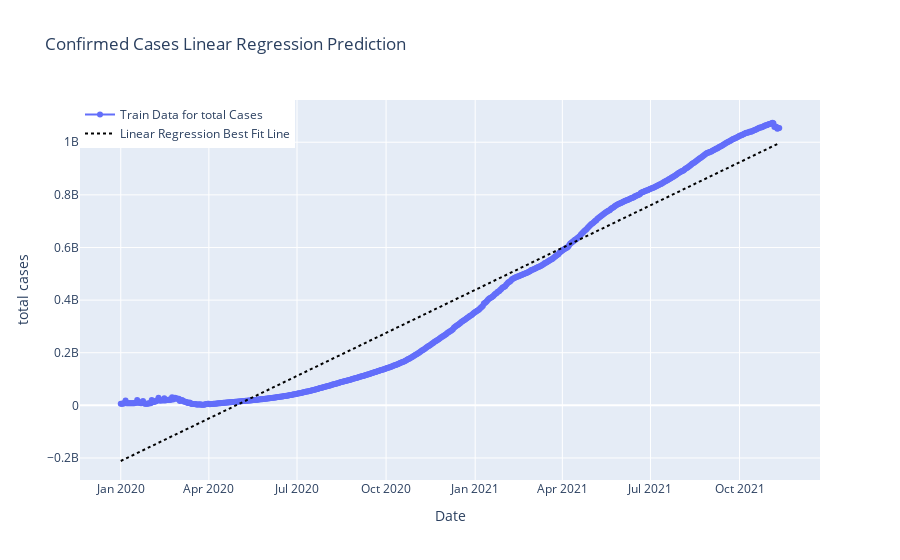

Notebook code cell kept with this figure:
### Code cell
plt.figure(figsize=(11,6))
prediction_linreg=lin_reg.predict(np.array(datewise["Days Since"]).reshape(-1,1))
linreg_output=[]
for i in range(prediction_linreg.shape[0]):
    linreg_output.append(prediction_linreg[i][0])

fig=go.Figure()
fig.add_trace(go.Scatter(x=datewise.index, y=datewise["total_cases"],
                    mode='lines+markers',name="Train Data for total Cases"))
fig.add_trace(go.Scatter(x=datewise.index, y=linreg_output,
                    mode='lines',name="Linear Regression Best Fit Line",
                    line=dict(color='black', dash='dot')))
fig.update_layout(title="Confirmed Cases Linear Regression Prediction",
                 xaxis_title="Date",yaxis_title="total cases",legend=dict(x=0,y=1,traceorder="normal"))
fig.show()

### Figure 1 — Plotly figure (JSON) as saved in the notebook; plotly's stock layout.template omitted (floating-point values rounded to 4 significant figures; data arrays with more than 128 entries replaced by an {"elided": "..."} marker saying what was removed)
{"data": [{"mode": "lines+markers", "name": "Train Data for total Cases", "type": "scatter", "x": {"elided": "681 str values"}, "y": {"elided": "681 float values"}}, {"line": {"color": "black", "dash": "dot"}, "mode": "lines", "name": "Linear Regression Best Fit Line", "type": "scatter", "x": {"elided": "681 str values"}, "y": {"elided": "681 float values"}}], "layout": {"legend": {"traceorder": "normal", "x": 0, "y": 1}, "title": {"text": "Confirmed Cases Linear Regression Prediction"}, "xaxis": {"title": {"text": "Date"}}, "yaxis": {"title": {"text": "total cases"}}}}
